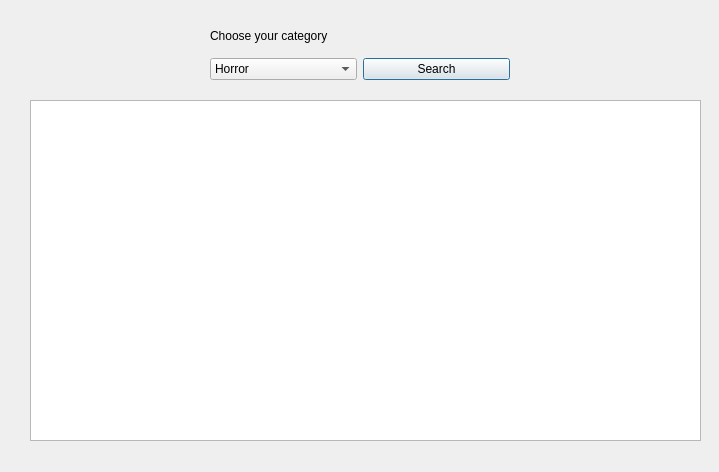
<?xml version="1.0" encoding="UTF-8"?>
<ui version="4.0">
 <class>MovieListCategory</class>
 <widget class="QDialog" name="MovieListCategory">
  <property name="geometry">
   <rect>
    <x>0</x>
    <y>0</y>
    <width>719</width>
    <height>472</height>
   </rect>
  </property>
  <property name="windowTitle">
   <string>Dialog</string>
  </property>
  <widget class="QWidget" name="layoutWidget">
   <property name="geometry">
    <rect>
     <x>210</x>
     <y>20</y>
     <width>300</width>
     <height>60</height>
    </rect>
   </property>
   <layout class="QVBoxLayout" name="verticalLayout">
    <item>
     <widget class="QLabel" name="label">
      <property name="text">
       <string>Choose your category</string>
      </property>
     </widget>
    </item>
    <item>
     <layout class="QHBoxLayout" name="horizontalLayout">
      <item>
       <widget class="QComboBox" name="comboBox">
        <item>
         <property name="text">
          <string>Horror</string>
         </property>
        </item>
        <item>
         <property name="text">
          <string>Comedy</string>
         </property>
        </item>
        <item>
         <property name="text">
          <string>Sci-Fi</string>
         </property>
        </item>
        <item>
         <property name="text">
          <string>Action</string>
         </property>
        </item>
        <item>
         <property name="text">
          <string>Drama</string>
         </property>
        </item>
        <item>
         <property name="text">
          <string>Fantasy</string>
         </property>
        </item>
        <item>
         <property name="text">
          <string>Romance</string>
         </property>
        </item>
        <item>
         <property name="text">
          <string>Thriller</string>
         </property>
        </item>
        <item>
         <property name="text">
          <string>Historical</string>
         </property>
        </item>
        <item>
         <property name="text">
          <string>Musical</string>
         </property>
        </item>
        <item>
         <property name="text">
          <string>All</string>
         </property>
        </item>
       </widget>
      </item>
      <item>
       <widget class="QPushButton" name="searchButton">
        <property name="text">
         <string>Search</string>
        </property>
       </widget>
      </item>
     </layout>
    </item>
   </layout>
  </widget>
  <widget class="QTableView" name="tableCategory">
   <property name="geometry">
    <rect>
     <x>30</x>
     <y>100</y>
     <width>671</width>
     <height>341</height>
    </rect>
   </property>
   <property name="sortingEnabled">
    <bool>true</bool>
   </property>
  </widget>
 </widget>
 <resources/>
 <connections/>
</ui>
